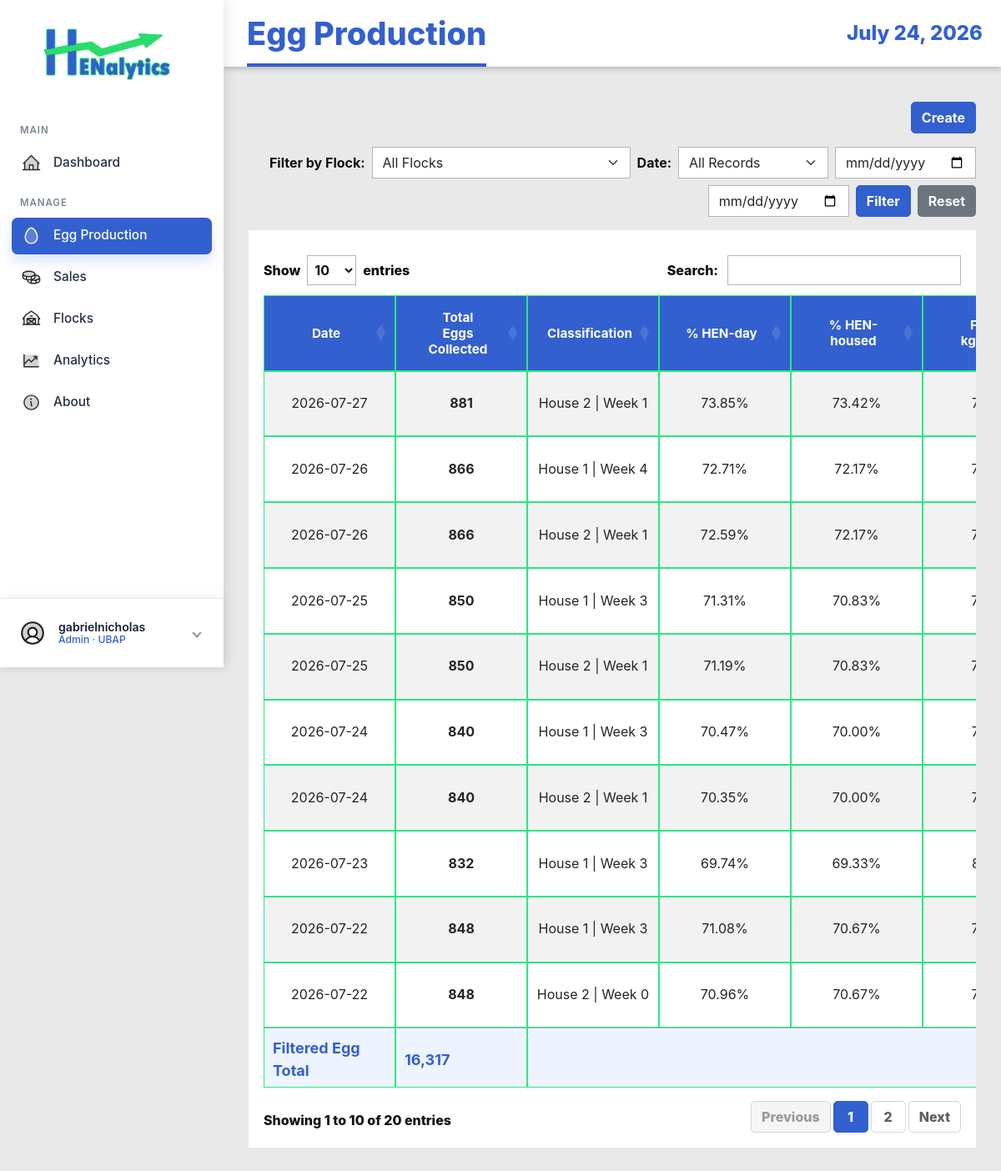
Page /production-logs/ (signed in) on the committed database.
### EggProduction/models.py (models this page shows, shortened)
class ProductionLog(models.Model):
    flock = models.ForeignKey(Flock, on_delete=models.CASCADE, related_name='production_logs')
    log_date = models.DateField()
    age_weeks = models.IntegerField(validators=[MinValueValidator(0)])
    age_days = models.IntegerField(validators=[MinValueValidator(0)])
    hen_count = models.IntegerField(validators=[MinValueValidator(0)])
    dead_count = models.IntegerField(validators=[MinValueValidator(0)], default=0)
    culled_count = models.IntegerField(validators=[MinValueValidator(0)], default=0)
    feed_bags = models.IntegerField(validators=[MinValueValidator(0)], default=0)
    eggs_total = models.IntegerField(validators=[MinValueValidator(0)])
    pct_hen_day = models.DecimalField(max_digits=5, decimal_places=2, validators=[MinValueValidator(0), MaxValueValidator(100)])
    pct_hen_housed = models.DecimalField(max_digits=5, decimal_places=2, validators=[MinValueValidator(0), MaxValueValidator(100)])
    fcr = models.DecimalField(max_digits=8, decimal_places=3, null=True, blank=True, help_text="Feed Conversion Ratio")
    remarks = models.TextField(blank=True, null=True)
    entered_by = models.ForeignKey(User, on_delete=models.SET_NULL, null=True, related_name='production_logs')
    created_at = models.DateTimeField(auto_now_add=True)
    updated_at = models.DateTimeField(auto_now=True)
    class Meta:
        ordering = ['-log_date']
        unique_together = ('flock', 'log_date')

class Flock(models.Model):
    STATUS_CHOICES = (
        ('active', 'Active'),
        ('inactive', 'Inactive'),
        ('culled', 'Culled'),
    )
    house_no = models.IntegerField()
    breed_strain = models.CharField(max_length=100)
    date_started = models.DateField()
    initial_hen_count = models.IntegerField(validators=[MinValueValidator(1)])
    status = models.CharField(max_length=20, choices=STATUS_CHOICES, default='active')
    notes = models.TextField(blank=True, null=True)
    created_at = models.DateTimeField(auto_now_add=True)
    updated_at = models.DateTimeField(auto_now=True)
    class Meta:
        ordering = ['-date_started']
        unique_together = ['house_no', 'date_started']

### EggProduction/views.py (the view)
# urls.py: path('production-logs/', views.ProductionLogListView.as_view(), name='production-log-list'),
class ProductionLogListView(StaffAccessMixin, ListView):
    model = ProductionLog
    template_name = 'egg_production/production_log_list.html'
    context_object_name = 'production_logs'
    ordering = ['-log_date']
    def get_queryset(self):
        qs = super().get_queryset().select_related('flock', 'entered_by')
        flock_id = self.request.GET.get('flock_id')
        if flock_id:
            qs = qs.filter(flock_id=flock_id)
        period = self.request.GET.get('period', 'all')
        today = timezone.now().date()
        date_from = self.request.GET.get('date_from')
        date_to = self.request.GET.get('date_to')
        if period == 'today':
            qs = qs.filter(log_date=today)
        elif period == 'month':
            qs = qs.filter(log_date__gte=today.replace(day=1), log_date__lte=today)
        elif period == 'six_months':
            qs = qs.filter(log_date__gte=today - timedelta(days=183), log_date__lte=today)
        elif period == 'year':
            qs = qs.filter(log_date__gte=today.replace(month=1, day=1), log_date__lte=today)
        elif period == 'custom':
            if date_from:
                qs = qs.filter(log_date__gte=date_from)
            if date_to:
                qs = qs.filter(log_date__lte=date_to)
        return qs
    def get_context_data(self, **kwargs):
        context = super().get_context_data(**kwargs)
        context['flocks'] = Flock.objects.order_by('house_no', '-date_started')
        context['selected_flock_id'] = self.request.GET.get('flock_id', '')
        context['selected_period'] = self.request.GET.get('period', 'all')
        context['selected_date_from'] = self.request.GET.get('date_from', '')
        context['selected_date_to'] = self.request.GET.get('date_to', '')
        return context

### EggProduction/views.py (called while the page is built)
    def test_func(self):
        user = self.request.user
        try:
            profile = UserProfile.objects.get(user=user)
            return profile.role in ['staff', 'admin', 'manager']
        except UserProfile.DoesNotExist:
            return user.is_staff or user.is_superuser

### EggProduction/templates/egg_production/production_log_list.html (shortened to what this page needs)
{% extends 'base.html' %}
{% block page_title %}Egg Production{% endblock %}
{% block content %}
<div class="page-actions">
    {% if perms.eggproduction.add_productionlog or user.is_staff %}
    <a href="{% url 'eggproduction:production-log-create' %}" class="btn btn-primary">Create</a>
    {% endif %}
</div>
<form method="get" class="filter-row production-filter" data-swal-filter
    data-swal-title="Filtering production records"
    data-swal-text="The table and filtered egg total will update using your selected filters.">
    <label for="flock_id">Filter by Flock:</label>
    <select name="flock_id" id="flock_id" class="form-select">
        <option value="">All Flocks</option>
    </select>
    <label for="period">Date:</label>
    <select name="period" id="period" class="form-select">
        <option value="all" {% if selected_period == 'all' %}selected{% endif %}>All Records</option>
    </select>
    <input type="date" name="date_from" class="form-control" value="{{ selected_date_from }}">
    <input type="date" name="date_to" class="form-control" value="{{ selected_date_to }}">
    <button type="submit" class="btn btn-info">Filter</button>
    <a href="{% url 'eggproduction:production-log-list' %}" class="btn btn-secondary">Reset</a>
</form>
<div class="table-responsive">
    <table class="table table-striped table-hover prototype-table js-data-table"
        data-export-title="Egg Production"
        data-export-enabled="{% if user.is_superuser or user.userprofile.role == 'admin' %}true{% else %}false{% endif %}"
        data-total-column="1"
        data-total-label="Filtered Egg Total">
        <thead class="table-dark">
            <tr>
                <th>Date</th>
                <th>Total<br>Eggs Collected</th>
                <th>Classification</th>
                <th>% HEN-day</th>
                <th>% HEN-housed</th>
                <th>FCR/<br>kg eggs</th>
            </tr>
        </thead>
        <tbody>
            {% for log in production_logs %}
            <tr>
                <td>{{ log.log_date|date:"Y-m-d" }}</td>
                <td><strong>{{ log.eggs_total }}</strong></td>
                <td>House {{ log.flock.house_no }} | Week {{ log.age_weeks }}</td>
                <td>{{ log.pct_hen_day }}%</td>
                <td>{{ log.pct_hen_housed }}%</td>
                <td>{{ log.fcr|default:"N/A" }}</td>
            </tr>
            {% endfor %}
        </tbody>
        <tfoot>
            <tr>
                <th>Filtered Egg Total</th>
                <th data-table-total>0</th>
                <th colspan="5"></th>
            </tr>
        </tfoot>
    </table>
</div>
{% endblock %}

### EggProduction/templates/base.html (shortened to what this page needs)
{% load static %}
<!DOCTYPE html>
<html lang="en">
<head>
    <link href="https://cdn.jsdelivr.net/npm/bootstrap@5.3.0/dist/css/bootstrap.min.css" rel="stylesheet">
    <link rel="stylesheet" href="https://cdn.datatables.net/1.13.8/css/jquery.dataTables.min.css">
    <link rel="stylesheet" href="https://cdn.datatables.net/buttons/2.4.2/css/buttons.dataTables.min.css">
    <link rel="stylesheet" href="{% static 'EggProduction/css/style.css' %}">
</head>
<body class="{% if request.user.is_authenticated %}app-body{% else %}auth-body{% endif %}">
    {% if request.user.is_authenticated %}
    <div class="app-shell">
        <aside class="app-sidebar">
            <a href="{% url 'eggproduction:dashboard' %}" class="brand-lockup">
                <img src="{% static 'EggProduction/img/logo-login.png' %}" alt="Henalytics">
            </a>
            <nav class="side-nav" aria-label="Main navigation">
                <div class="nav-section-label">MAIN</div>
                <a href="{% url 'eggproduction:dashboard' %}"
                    class="side-link {% if request.resolver_match.url_name == 'dashboard' %}active{% endif %}">
                    <img class="side-icon side-img-icon" src="{% static 'EggProduction/img/house-line-duotone.svg' %}"
                        alt="" aria-hidden="true">
                    <span>Dashboard</span>
                </a>
                <div class="nav-section-label">MANAGE</div>
                <a href="{% url 'eggproduction:production-log-list' %}"
                    class="side-link {% if 'production-log' in request.resolver_match.url_name or 'grading-log' in request.resolver_match.url_name %}active{% endif %}">
                    <img class="side-icon side-img-icon" src="{% static 'EggProduction/img/egg-duotone.svg' %}" alt=""
                        aria-hidden="true">
                    <span>Egg Production</span>
                </a>
                <a href="{% url 'eggproduction:sales-transaction-list' %}"
                    class="side-link {% if 'sales-transaction' in request.resolver_match.url_name or 'sales-item' in request.resolver_match.url_name %}active{% endif %}">
                    <img class="side-icon side-img-icon" src="{% static 'EggProduction/img/coins-duotone.svg' %}" alt=""
                        aria-hidden="true">
                    <span>Sales</span>
                </a>
                <a href="{% url 'eggproduction:flock-list' %}"
                    class="side-link {% if 'flock' in request.resolver_match.url_name %}active{% endif %}">
                    <img class="side-icon side-img-icon" src="{% static 'EggProduction/img/barn-duotone.svg' %}" alt=""
                        aria-hidden="true">
                    <span>Flocks</span>
                </a>
                <a href="{% url 'eggproduction:harvest-forecast-list' %}"
                    class="side-link {% if 'forecast' in request.resolver_match.url_name or 'model-version' in request.resolver_match.url_name %}active{% endif %}">
                    <img class="side-icon side-img-icon" src="{% static 'EggProduction/img/chart-line-up-duotone.svg' %}"
                        alt="" aria-hidden="true">
                    <span>Analytics</span>
                </a>
                <a href="{% url 'index' %}"
                    class="side-link {% if request.resolver_match.url_name == 'index' %}active{% endif %}">
                    <img class="side-icon side-img-icon" src="{% static 'EggProduction/img/info-duotone.svg' %}" alt=""
                        aria-hidden="true">
                    <span>About</span>
                </a>
            </nav>
            <div class="sidebar-account dropdown">
                <button class="account-toggle" type="button" data-bs-toggle="dropdown" data-bs-auto-close="outside"
                    aria-expanded="false" aria-label="Open account menu">
                    <img class="account-avatar-img" src="{% static 'EggProduction/img/user-circle-duotone.svg' %}" alt=""
                        aria-hidden="true">
                    <span class="account-copy">
                        <span class="account-name">{{ request.user.get_full_name|default:request.user.username }}</span>
                        <span class="account-role">
                            {% if request.user.is_superuser %}
                            Admin
                            {% elif request.user.userprofile.display_role %}
                            {{ request.user.userprofile.display_role }}
                            {% else %}
                            Staff
                            {% endif %}
                            &middot; UBAP
                        </span>
                    </span>
                    <span class="account-chevron" aria-hidden="true"></span>
                </button>
            </div>
        </aside>
        <section class="app-panel">
            <header class="app-topbar">
                <h1>{% block page_title %}Dashboard{% endblock %}</h1>
                <time>{% now "F j, Y" %}</time>
            </header>
            <main class="app-content">
                {% else %}
                <main>
                    {% endif %}
                    {% block content %}{% endblock %}
                    {% if request.user.is_authenticated %}
                </main>
        </section>
    </div>
    {% else %}
    </main>
    {% endif %}
</body>
</html>

### rows in the picture
ProductionLog: log_date "2026-07-27", eggs_total "881", flock.house_no "2", age_weeks "1", pct_hen_day "73.85", pct_hen_housed "73.42"
ProductionLog: log_date "2026-07-26", eggs_total "866", flock.house_no "1", age_weeks "4", pct_hen_day "72.71", pct_hen_housed "72.17"
ProductionLog: log_date "2026-07-26", eggs_total "866", flock.house_no "2", age_weeks "1", pct_hen_day "72.59", pct_hen_housed "72.17"
ProductionLog: log_date "2026-07-25", eggs_total "850", flock.house_no "1", age_weeks "3", pct_hen_day "71.31", pct_hen_housed "70.83"
ProductionLog: log_date "2026-07-25", eggs_total "850", flock.house_no "2", age_weeks "1", pct_hen_day "71.19", pct_hen_housed "70.83"
ProductionLog: log_date "2026-07-24", eggs_total "840", flock.house_no "1", age_weeks "3", pct_hen_day "70.47", pct_hen_housed "70.00"
ProductionLog: log_date "2026-07-24", eggs_total "840", flock.house_no "2", age_weeks "1", pct_hen_day "70.35", pct_hen_housed "70.00"
ProductionLog: log_date "2026-07-23", eggs_total "832", flock.house_no "1", age_weeks "3", pct_hen_day "69.74", pct_hen_housed "69.33"
ProductionLog: log_date "2026-07-22", eggs_total "848", flock.house_no "1", age_weeks "3", pct_hen_day "71.08", pct_hen_housed "70.67"
ProductionLog: log_date "2026-07-22", eggs_total "848", flock.house_no "2", age_weeks "0", pct_hen_day "70.96", pct_hen_housed "70.67"

### other values in the picture
{{ request.user.get_full_name|default:request.user.username }} "gabrielnicholas"
